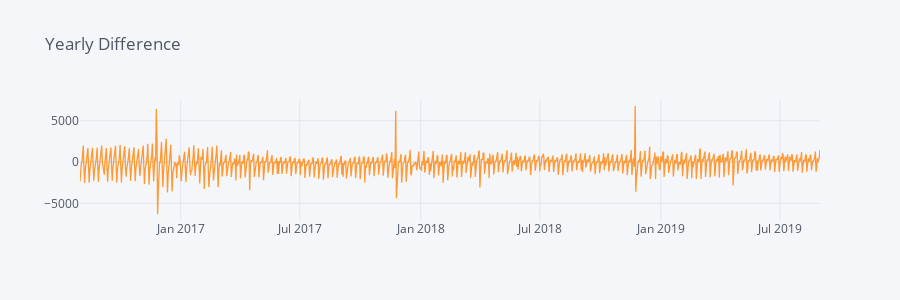

Write notebook code for a chart like this one.
### Markdown cell above
Check the yearly difference to spot special days by looking at any spikes. The ones that stand out are thanks giving, Black Friday, and Easter Sunday.

### Code cell
# Plot YoY differences - this will help identifying variable days
model_1.data.dropna(subset=['PX_MID_YD']).iplot(y='PX_MID_YD', x='Dates', 
                                                dimensions=(900, 300), 
                                                title = 'Yearly Difference');

### Figure 1 — Plotly figure (JSON) as saved in the notebook; plotly's stock layout.template omitted (floating-point values rounded to 4 significant figures; data arrays with more than 128 entries replaced by an {"elided": "..."} marker saying what was removed)
{"data": [{"line": {"color": "rgba(255, 153, 51, 1.0)", "dash": "solid", "shape": "linear", "width": 1.3}, "mode": "lines", "name": "PX_MID_YD", "text": "", "type": "scatter", "x": {"elided": "1126 str values"}, "y": {"elided": "1126 int values"}}], "layout": {"height": 300, "legend": {"bgcolor": "#F5F6F9", "font": {"color": "#4D5663"}}, "paper_bgcolor": "#F5F6F9", "plot_bgcolor": "#F5F6F9", "title": {"font": {"color": "#4D5663"}, "text": "Yearly Difference"}, "width": 900, "xaxis": {"gridcolor": "#E1E5ED", "showgrid": true, "tickfont": {"color": "#4D5663"}, "title": {"font": {"color": "#4D5663"}, "text": ""}, "zerolinecolor": "#E1E5ED"}, "yaxis": {"gridcolor": "#E1E5ED", "showgrid": true, "tickfont": {"color": "#4D5663"}, "title": {"font": {"color": "#4D5663"}, "text": ""}, "zerolinecolor": "#E1E5ED"}}}
